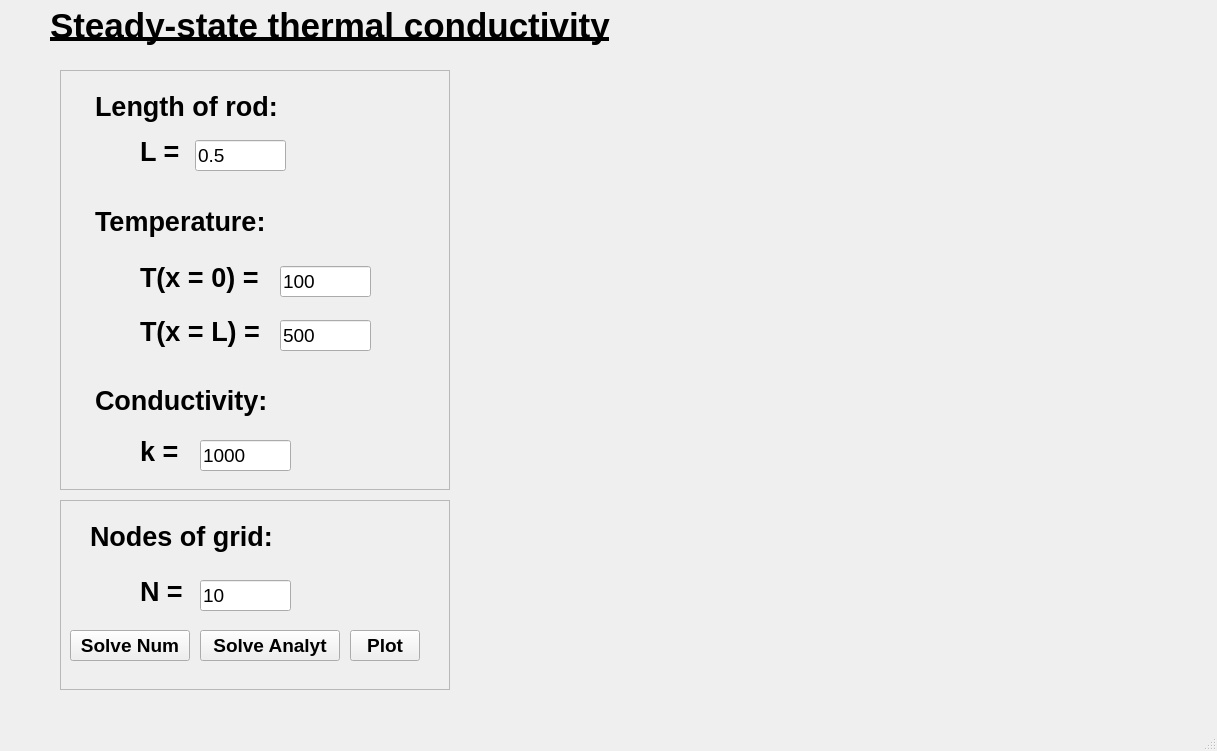
<?xml version="1.0" encoding="UTF-8"?>
<ui version="4.0">
 <class>MainWindow</class>
 <widget class="QMainWindow" name="MainWindow">
  <property name="geometry">
   <rect>
    <x>0</x>
    <y>0</y>
    <width>1217</width>
    <height>751</height>
   </rect>
  </property>
  <property name="windowTitle">
   <string>Farrakhetdinova Azaliya - Analytical solver</string>
  </property>
  <property name="windowIcon">
   <iconset>
    <normaloff>../icon.ico</normaloff>../icon.ico</iconset>
  </property>
  <widget class="QWidget" name="centralwidget">
   <widget class="QLabel" name="label">
    <property name="geometry">
     <rect>
      <x>50</x>
      <y>0</y>
      <width>590</width>
      <height>51</height>
     </rect>
    </property>
    <property name="font">
     <font>
      <family>Segoe UI</family>
      <pointsize>26</pointsize>
      <weight>75</weight>
      <bold>true</bold>
      <underline>true</underline>
     </font>
    </property>
    <property name="text">
     <string>Steady-state thermal conductivity</string>
    </property>
   </widget>
   <widget class="QFrame" name="frame">
    <property name="geometry">
     <rect>
      <x>60</x>
      <y>70</y>
      <width>390</width>
      <height>420</height>
     </rect>
    </property>
    <property name="frameShape">
     <enum>QFrame::StyledPanel</enum>
    </property>
    <property name="frameShadow">
     <enum>QFrame::Raised</enum>
    </property>
    <widget class="QLabel" name="label_6">
     <property name="geometry">
      <rect>
       <x>80</x>
       <y>246</y>
       <width>140</width>
       <height>31</height>
      </rect>
     </property>
     <property name="font">
      <font>
       <family>Segoe UI</family>
       <pointsize>20</pointsize>
       <weight>75</weight>
       <bold>true</bold>
      </font>
     </property>
     <property name="text">
      <string>T(x = L) = </string>
     </property>
    </widget>
    <widget class="QLineEdit" name="lineEdit_2">
     <property name="geometry">
      <rect>
       <x>220</x>
       <y>196</y>
       <width>91</width>
       <height>31</height>
      </rect>
     </property>
     <property name="font">
      <font>
       <family>Segoe UI</family>
       <pointsize>14</pointsize>
      </font>
     </property>
     <property name="text">
      <string>100</string>
     </property>
    </widget>
    <widget class="QLabel" name="label_2">
     <property name="geometry">
      <rect>
       <x>80</x>
       <y>66</y>
       <width>51</width>
       <height>31</height>
      </rect>
     </property>
     <property name="font">
      <font>
       <family>Segoe UI</family>
       <pointsize>20</pointsize>
       <weight>75</weight>
       <bold>true</bold>
      </font>
     </property>
     <property name="text">
      <string>L = </string>
     </property>
    </widget>
    <widget class="QLabel" name="label_3">
     <property name="geometry">
      <rect>
       <x>35</x>
       <y>16</y>
       <width>211</width>
       <height>40</height>
      </rect>
     </property>
     <property name="font">
      <font>
       <family>Segoe UI</family>
       <pointsize>20</pointsize>
       <weight>75</weight>
       <bold>true</bold>
      </font>
     </property>
     <property name="text">
      <string>Length of rod:</string>
     </property>
    </widget>
    <widget class="QLineEdit" name="lineEdit_3">
     <property name="geometry">
      <rect>
       <x>220</x>
       <y>250</y>
       <width>91</width>
       <height>31</height>
      </rect>
     </property>
     <property name="font">
      <font>
       <family>Segoe UI</family>
       <pointsize>14</pointsize>
      </font>
     </property>
     <property name="text">
      <string>500</string>
     </property>
    </widget>
    <widget class="QLabel" name="label_4">
     <property name="geometry">
      <rect>
       <x>35</x>
       <y>136</y>
       <width>260</width>
       <height>31</height>
      </rect>
     </property>
     <property name="font">
      <font>
       <family>Segoe UI</family>
       <pointsize>20</pointsize>
       <weight>75</weight>
       <bold>true</bold>
      </font>
     </property>
     <property name="text">
      <string>Temperature:</string>
     </property>
    </widget>
    <widget class="QLabel" name="label_5">
     <property name="geometry">
      <rect>
       <x>80</x>
       <y>192</y>
       <width>140</width>
       <height>31</height>
      </rect>
     </property>
     <property name="font">
      <font>
       <family>Segoe UI</family>
       <pointsize>20</pointsize>
       <weight>75</weight>
       <bold>true</bold>
      </font>
     </property>
     <property name="text">
      <string>T(x = 0) = </string>
     </property>
    </widget>
    <widget class="QLineEdit" name="lineEdit">
     <property name="geometry">
      <rect>
       <x>135</x>
       <y>70</y>
       <width>91</width>
       <height>31</height>
      </rect>
     </property>
     <property name="font">
      <font>
       <family>Segoe UI</family>
       <pointsize>14</pointsize>
      </font>
     </property>
     <property name="text">
      <string>0.5</string>
     </property>
    </widget>
    <widget class="QLabel" name="label_9">
     <property name="geometry">
      <rect>
       <x>35</x>
       <y>310</y>
       <width>260</width>
       <height>40</height>
      </rect>
     </property>
     <property name="font">
      <font>
       <family>Segoe UI</family>
       <pointsize>20</pointsize>
       <weight>75</weight>
       <bold>true</bold>
      </font>
     </property>
     <property name="text">
      <string>Conductivity:</string>
     </property>
    </widget>
    <widget class="QLineEdit" name="lineEdit_5">
     <property name="geometry">
      <rect>
       <x>140</x>
       <y>370</y>
       <width>91</width>
       <height>31</height>
      </rect>
     </property>
     <property name="font">
      <font>
       <family>Segoe UI</family>
       <pointsize>14</pointsize>
      </font>
     </property>
     <property name="text">
      <string>1000</string>
     </property>
    </widget>
    <widget class="QLabel" name="label_10">
     <property name="geometry">
      <rect>
       <x>80</x>
       <y>366</y>
       <width>140</width>
       <height>31</height>
      </rect>
     </property>
     <property name="font">
      <font>
       <family>Segoe UI</family>
       <pointsize>20</pointsize>
       <weight>75</weight>
       <bold>true</bold>
      </font>
     </property>
     <property name="text">
      <string>k = </string>
     </property>
    </widget>
   </widget>
   <widget class="QFrame" name="frame_2">
    <property name="geometry">
     <rect>
      <x>60</x>
      <y>500</y>
      <width>390</width>
      <height>190</height>
     </rect>
    </property>
    <property name="frameShape">
     <enum>QFrame::StyledPanel</enum>
    </property>
    <property name="frameShadow">
     <enum>QFrame::Raised</enum>
    </property>
    <widget class="QLabel" name="label_7">
     <property name="geometry">
      <rect>
       <x>30</x>
       <y>16</y>
       <width>260</width>
       <height>40</height>
      </rect>
     </property>
     <property name="font">
      <font>
       <family>Segoe UI</family>
       <pointsize>20</pointsize>
       <weight>75</weight>
       <bold>true</bold>
      </font>
     </property>
     <property name="text">
      <string>Nodes of grid:</string>
     </property>
    </widget>
    <widget class="QLineEdit" name="lineEdit_4">
     <property name="geometry">
      <rect>
       <x>140</x>
       <y>80</y>
       <width>91</width>
       <height>31</height>
      </rect>
     </property>
     <property name="font">
      <font>
       <family>Segoe UI</family>
       <pointsize>14</pointsize>
      </font>
     </property>
     <property name="text">
      <string>10</string>
     </property>
    </widget>
    <widget class="QLabel" name="label_8">
     <property name="geometry">
      <rect>
       <x>80</x>
       <y>76</y>
       <width>50</width>
       <height>31</height>
      </rect>
     </property>
     <property name="font">
      <font>
       <family>Segoe UI</family>
       <pointsize>20</pointsize>
       <weight>75</weight>
       <bold>true</bold>
      </font>
     </property>
     <property name="text">
      <string>N = </string>
     </property>
    </widget>
    <widget class="QPushButton" name="pushButton">
     <property name="geometry">
      <rect>
       <x>140</x>
       <y>130</y>
       <width>140</width>
       <height>31</height>
      </rect>
     </property>
     <property name="font">
      <font>
       <family>Segoe UI</family>
       <pointsize>14</pointsize>
       <weight>75</weight>
       <bold>true</bold>
      </font>
     </property>
     <property name="text">
      <string>Solve Analyt</string>
     </property>
    </widget>
    <widget class="QPushButton" name="pushButton_2">
     <property name="geometry">
      <rect>
       <x>290</x>
       <y>130</y>
       <width>70</width>
       <height>31</height>
      </rect>
     </property>
     <property name="font">
      <font>
       <family>Segoe UI</family>
       <pointsize>14</pointsize>
       <weight>75</weight>
       <bold>true</bold>
      </font>
     </property>
     <property name="text">
      <string>Plot</string>
     </property>
    </widget>
    <widget class="QPushButton" name="pushButton_3">
     <property name="geometry">
      <rect>
       <x>10</x>
       <y>130</y>
       <width>120</width>
       <height>31</height>
      </rect>
     </property>
     <property name="font">
      <font>
       <family>Segoe UI</family>
       <pointsize>14</pointsize>
       <weight>75</weight>
       <bold>true</bold>
      </font>
     </property>
     <property name="text">
      <string>Solve Num</string>
     </property>
    </widget>
   </widget>
   <widget class="MplWidget" name="widget_graph" native="true">
    <property name="geometry">
     <rect>
      <x>470</x>
      <y>70</y>
      <width>720</width>
      <height>620</height>
     </rect>
    </property>
   </widget>
   <zorder>frame</zorder>
   <zorder>frame_2</zorder>
   <zorder>label</zorder>
   <zorder>widget_graph</zorder>
  </widget>
  <widget class="QMenuBar" name="menubar">
   <property name="geometry">
    <rect>
     <x>0</x>
     <y>0</y>
     <width>1217</width>
     <height>21</height>
    </rect>
   </property>
  </widget>
  <widget class="QStatusBar" name="statusbar"/>
 </widget>
 <customwidgets>
  <customwidget>
   <class>MplWidget</class>
   <extends>QWidget</extends>
   <header location="global">mplwidget.h</header>
   <container>1</container>
  </customwidget>
 </customwidgets>
 <resources/>
 <connections/>
</ui>
